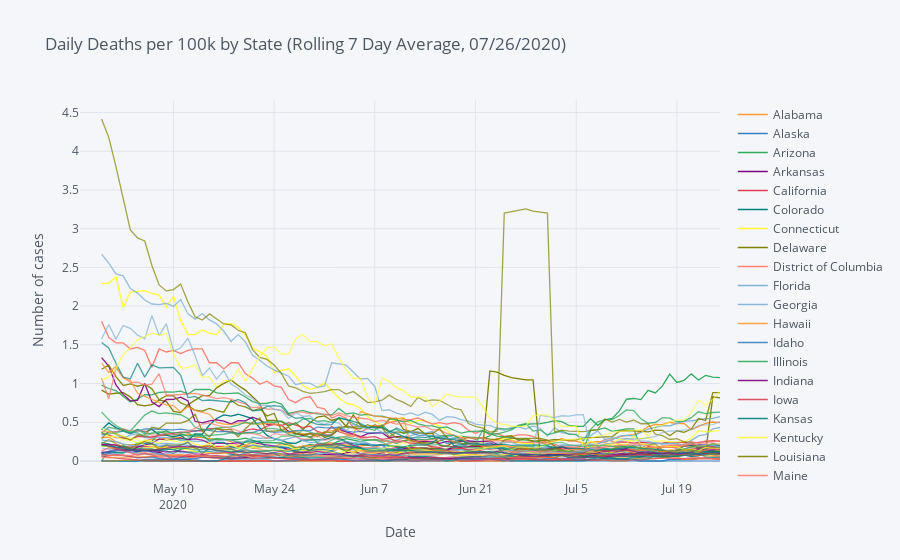

The cell this chart's notebook holds for it:
### Code cell
window_size = 7
avg_cases = normalized_deaths.rolling(window=window_size, min_periods=3).mean()
normalized_deaths_plot = avg_cases.iplot(scale='log', yaxis_title='Number of cases', xaxis_title='Date',
              title='Daily Deaths per 100k by State (Rolling {} Day Average, {})'.format(window_size, today), asFigure = True)

normalized_deaths_plot
